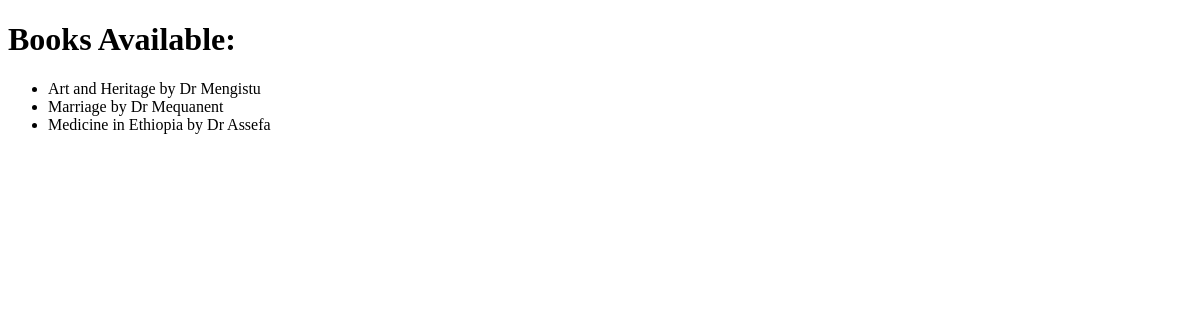
/books/, run on an earlier commit of the app's database.
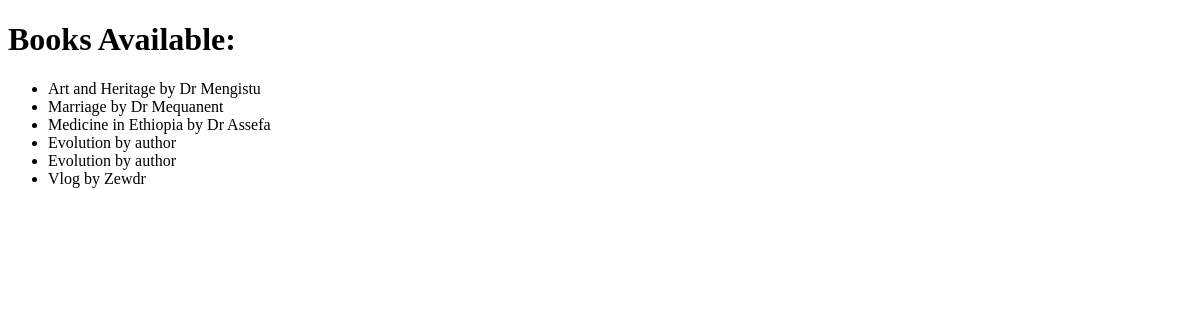
And on a later commit of the database.
### relationship_app/models.py (models this page shows, shortened)
class Book(models.Model):
    title = models.CharField(max_length=200)
    author = models.ForeignKey(Author, on_delete=models.CASCADE, related_name='books')
    class Meta():
        permissions = [
            ("can_add_book", "Can add book"),
            ("can_change_book", "Can change book"),
            ("can_delete_book", "Can delete book")
            ]

class Author(models.Model):
    name = models.CharField(max_length=100)

### relationship_app/views.py (the view)
# urls.py: path('books/', views.list_books,name='books'),
def list_books(request):
    books = Book.objects.all()
    context = {"books":books}
    return render( request, 'relationship_app/list_books.html', context)

### relationship_app/templates/relationship_app/list_books.html (shortened to what this page needs)
<!DOCTYPE html>
<html lang="en">
  <head>
  </head>
  <body>
    <h1>Books Available:</h1>
    <ul>
      {% for book in books %}
      <li>{{ book.title }} by {{ book.author.name }}</li>
      {% endfor %}
    </ul>
  </body>
</html>

What changed in the data, as far as the page shows it:
added Book: title "Evolution", author.name "author"
added Book: title "Evolution", author.name "author"
added Book: title "Vlog", author.name "Zewdr"
